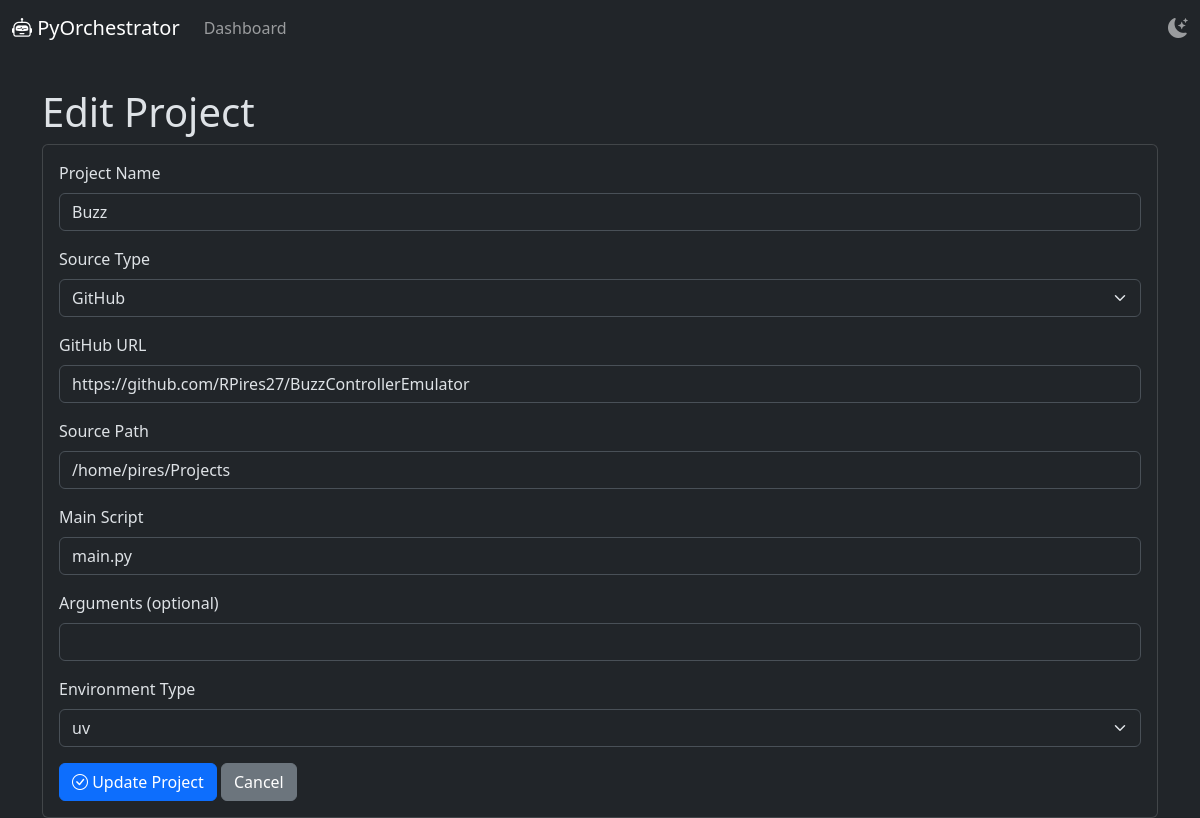
The app's page /projects/1/edit with its own data.
### app/models/project.py (models this page shows)
class Project(Base):
    __tablename__ = "projects"
    id = Column(Integer, primary_key=True, index=True)
    name = Column(String, unique=True, index=True)
    source_type = Column(String)
    source_url = Column(String, nullable=True)
    source_path = Column(String, nullable=True)
    main_script = Column(String)
    arguments = Column(String, nullable=True)
    environment_type = Column(String)
    schedules = relationship("Schedule", back_populates="project", cascade="all, delete-orphan")
    runs = relationship("Run", back_populates="project", cascade="all, delete-orphan")

### app/main.py (the view)
@app.get("/projects/{project_id}/edit", response_class=HTMLResponse)
async def edit_project_form(request: Request, project_id: int, db: Session = Depends(get_db)):
    project = crud_project.get_project(db, project_id=project_id)
    if project is None:
        raise HTTPException(status_code=404, detail="Project not found")
    return templates.TemplateResponse("edit_project.html", {"request": request, "project": project})

### templates/edit_project.html (shortened to what this page needs)
{% extends "base.html" %}
{% block content %}
<h1>Edit Project</h1>
<div class="card">
    <div class="card-body">
        <form action="/projects/{{ project.id }}/edit" method="post">
            <div class="mb-3">
                <label for="name" class="form-label">Project Name</label>
                <input type="text" class="form-control" id="name" name="name" value="{{ project.name }}" required>
            </div>
            <div class="mb-3">
                <label for="source_type" class="form-label">Source Type</label>
                <select class="form-select" id="source_type" name="source_type" onchange="toggleSourceFields()" required>
                    <option value="GitHub" {% if project.source_type == 'GitHub' %}selected{% endif %}>GitHub</option>
                </select>
            </div>
            <div class="mb-3" id="source_url_field">
                <label for="source_url" class="form-label">GitHub URL</label>
                <input type="text" class="form-control" id="source_url" name="source_url" value="{{ project.source_url or '' }}">
            </div>
            <div class="mb-3">
                <label for="source_path" class="form-label">Source Path</label>
                <input type="text" class="form-control" id="source_path" name="source_path" value="{{ project.source_path }}" required>
            </div>
            <div class="mb-3">
                <label for="main_script" class="form-label">Main Script</label>
                <input type="text" class="form-control" id="main_script" name="main_script" value="{{ project.main_script }}" required>
            </div>
            <div class="mb-3">
                <label for="arguments" class="form-label">Arguments (optional)</label>
                <input type="text" class="form-control" id="arguments" name="arguments" value="{{ project.arguments or '' }}">
            </div>
            <div class="mb-3">
                <label for="environment_type" class="form-label">Environment Type</label>
                <select class="form-select" id="environment_type" name="environment_type" required>
                    <option value="uv" {% if project.environment_type == 'uv' %}selected{% endif %}>uv</option>
                </select>
            </div>
            <button type="submit" class="btn btn-primary"><i class="bi bi-check-circle"></i> Update Project</button>
            <a href="/projects/{{ project.id }}" class="btn btn-secondary">Cancel</a>
        </form>
    </div>
</div>
{% endblock %}

### templates/base.html (style rules this page uses)
body { min-height: 100vh; }

### records on screen
Project: name "Buzz", source_type "GitHub", source_url "https://github.com/RPires27/BuzzControllerEmulator", source_path "/home/pires/Projects", main_script "main.py", environment_type "uv"
